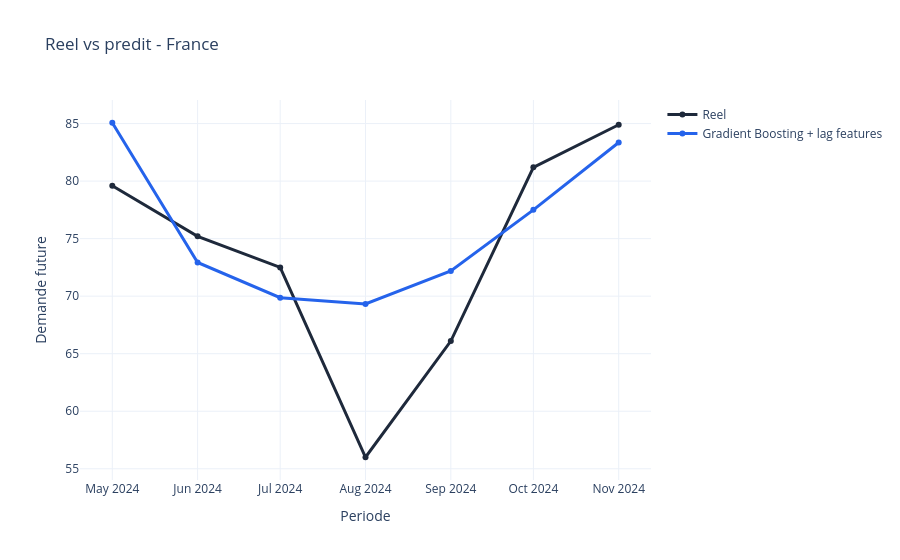

This figure's notebook cell:
### Markdown cell above
## 7. Reel vs predit pour le meilleur modele

### Code cell
model_column_map = {
    "Baseline Persistence": "baseline_persistence",
    "Baseline Moving Average": "baseline_moving_average",
    "Random Forest + lag features": "random_forest",
    "XGBoost + lag features": "gradient_boosting",
    "Gradient Boosting + lag features": "gradient_boosting",
    "SARIMAX": "sarimax",
    "Prophet": "prophet",
}
best_model = performance[performance["Status"] == "OK"].iloc[0]["Model"]
best_column = model_column_map[best_model]
sample_country = predictions["country"].iloc[0]
country_plot = predictions[predictions["country"] == sample_country].sort_values("period")

fig = go.Figure()
fig.add_trace(go.Scatter(x=country_plot["period"], y=country_plot["actual"], mode="lines+markers", name="Reel", line=dict(color="#1E293B", width=3)))
fig.add_trace(go.Scatter(x=country_plot["period"], y=country_plot[best_column], mode="lines+markers", name=best_model, line=dict(color="#2563EB", width=3)))
fig.update_layout(template="plotly_white", title=f"Reel vs predit - {sample_country}", xaxis_title="Periode", yaxis_title="Demande future")
fig.show()

### Figure 1 — Plotly figure (JSON) as saved in the notebook; plotly's stock layout.template omitted (floating-point values rounded to 4 significant figures)
{"data": [{"line": {"color": "#1E293B", "width": 3}, "mode": "lines+markers", "name": "Reel", "type": "scatter", "x": ["2024-05-01T00:00:00", "2024-06-01T00:00:00", "2024-07-01T00:00:00", "2024-08-01T00:00:00", "2024-09-01T00:00:00", "2024-10-01T00:00:00", "2024-11-01T00:00:00"], "y": [79.6, 75.2, 72.5, 56.0, 66.1, 81.2, 84.9]}, {"line": {"color": "#2563EB", "width": 3}, "mode": "lines+markers", "name": "Gradient Boosting + lag features", "type": "scatter", "x": ["2024-05-01T00:00:00", "2024-06-01T00:00:00", "2024-07-01T00:00:00", "2024-08-01T00:00:00", "2024-09-01T00:00:00", "2024-10-01T00:00:00", "2024-11-01T00:00:00"], "y": [85.07, 72.93, 69.87, 69.32, 72.19, 77.5, 83.36]}], "layout": {"title": {"text": "Reel vs predit - France"}, "xaxis": {"title": {"text": "Periode"}}, "yaxis": {"title": {"text": "Demande future"}}}}
